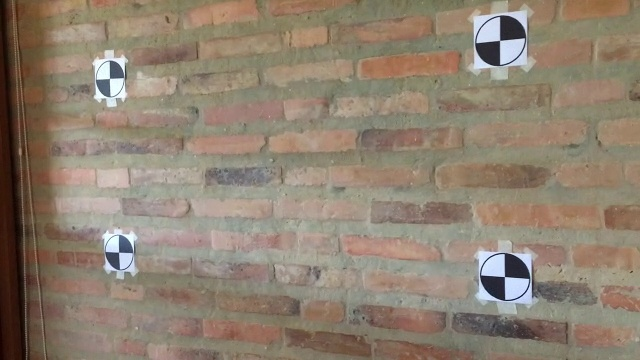
#> input picture Augmented_reality/ps03/test.jpg, 640 x 360 px, given in place of img-3-a-1.png, which was not available
$ python experiment.py   (older library calls are emulated)
#> lines starting #> are read from the running program, lines starting #| are printed output that depends on the picture; after the words box and inside, x2 and y2 are one past the last pixel; in counts of white or black regions, pixels touching at a corner belong together; pictures that were not available may be replaced by others from this repository, and a replacement may not be noted
### Augmented_reality/ps03/ps3.py
"""
CS6476 Problem Set 3 imports. Only Numpy and cv2 are allowed.
"""
import cv2
import cv2 as cv
import numpy as np
import math
from scipy import ndimage


def distance(a, b):
    return math.sqrt((a[0] - b[0]) ** 2 + (a[1] - b[1]) ** 2)


def cluster(points, thr):
    dict = {}
    index = 0
    for i in range(len(points[0])):
        flat_list = [item for sublist in dict.values() for item in sublist]
        if i in flat_list:
            continue
        index = index + 1
        dict[index] = [i]
        a = (points[0][i], points[1][i])
        for j in range(i + 1, len(points[0])):
            b = (points[0][j], points[1][j])
            if distance(a, b) < thr:
                flat_list = [item for sublist in dict.values() for item in sublist]
                if j not in flat_list:
                    list = dict[index]
                    list.append(j)
                    dict[index] = list
    return dict


def getCenters(dict, point):
    centers = []
    for key in dict.keys():
        list = dict[key]
        x = 0
        y = 0
        for i in list:
            x = x + point[0][i]
            y = y + point[1][i]
        x = int(x / len(list))
        y = int(y / len(list))
        centers.append((x, y))
    return centers


def denoise(img_in):
    dst = cv.fastNlMeansDenoisingColored(img_in, None, h=10, hColor=10, templateWindowSize=7, searchWindowSize=21)
    # temp = cv.medianBlur(dst, 3)
    return dst


# [12 lines left out: function euclidean_distance, not called in this run]


def get_corners_list(image):
    """Returns a ist of image corner coordinates used in warping.

    These coordinates represent four corner points that will be projected to
    a target image.

    Args:
        image (numpy.array): image array of float64.

    Returns:
        list: List of four (x, y) tuples
            in the order [top-left, bottom-left, top-right, bottom-right].
    """
    return [(0, 0), (0, image.shape[0] - 1), (image.shape[1] - 1, 0), (image.shape[1] - 1, image.shape[0] - 1)]


# [48 lines left out: function find_markers, not called in this run]


def convert(tup):
    di = {}
    for a, b in tup:
        di[a] = b
    return di


# [9 lines left out: function rotated_templates, not called in this run]


def finer_rotated_templates():
    temp_img = cv2.imread("input_images/template_proc.jpg")
    rotated_img = []
    gray_template = cv.cvtColor(temp_img, cv.COLOR_BGR2GRAY)
    _, gray_template = cv.threshold(gray_template, 200, 255, cv.THRESH_BINARY_INV)
    for angle in range(0, 180, 15):
        # print("Angle - {}".format(angle))
        rotated_img.append(ndimage.rotate(gray_template, angle, reshape=False))
    return rotated_img


# [71 lines left out: functions finer_rotated_templates_half, find_markers1, not called in this run]

def find_markers_half(temp, rotated_templates):
    temp_img = cv2.imread("input_images/template_proc.jpg")

    temp = denoise(temp)
    gray = cv.cvtColor(temp, cv.COLOR_BGR2GRAY)
    _, gray = cv.threshold(gray, 75, 255, cv.THRESH_BINARY_INV)
    # cv.imshow("win",gray)
    # cv.waitKey(0)
    x = gray.shape[1]
    y = gray.shape[0]
    halfs = [(gray[0:int(y), 0: int(x / 2)], 0, 0),
                (gray[0:int(y), int(x / 2):x], int(x / 2), 0)]
    save_image("half.jpg", halfs[1][0])
    markers = []
    for half, x, y in halfs:
        results = process_perhalf(half, rotated_templates)
        for x_cord,y_cord in results:
            markers.append((x_cord + x, y_cord + y))
    return markers


# [49 lines left out: functions find_markers_quarters, process_perquarter, not called in this run]


def process_perhalf(quarter, rotated_images):
    results = {}
    for rotated_image in rotated_images:

        res = cv2.matchTemplate(quarter, rotated_image, cv2.TM_CCOEFF_NORMED)
        res_flatten = res.flatten()
        size = 50  # int(len(res_flatten)/32)
        loc = (np.vstack(np.unravel_index(np.argpartition(res_flatten, -size)[-size:], res.shape))[0],
               np.vstack(np.unravel_index(np.argpartition(res_flatten, -size)[-size:], res.shape))[1])
        max_tenth = np.sort(res.flatten())[::-size][0]

        if loc is not None and len(loc[::-1][0]) > 2:
            # print(len(loc[::-1][0]))
            x = []
            y = []
            for pt in zip(*loc[::-1]):
                # print("{} - {}".format(pt[0], pt[1]))
                x.append(int(pt[0] + int(rotated_image.shape[1] / 2)))
                y.append(int(pt[1] + int(rotated_image.shape[0] / 2)))

            pts = [x, y]
            dict = cluster(pts, 10)
            dict = sorted(dict.items(), key=lambda x: len(x[1]), reverse=True)
            dict = convert(dict[:2])
            markers = getCenters(dict, pts)
            if len(markers) == 2:
                results[max_tenth] = markers
    key = sorted(results, reverse=True)[0]
    return results[key]


def sort_by_leftright(marker):
    sortby_x = sorted(marker, key=lambda point: point[0])

    first_half = sortby_x[:2]
    second_half = sortby_x[2:4]

    first_half_sort_by_y = sorted(first_half, key=lambda point:point[1])
    second_half_sort_by_y = sorted(second_half, key=lambda point:point[1])

    return [first_half_sort_by_y[0], first_half_sort_by_y[1], second_half_sort_by_y[0], second_half_sort_by_y[1]]


# [87 lines left out: functions draw_box, project_imageA_onto_imageB, project_imageA_onto_imageB_beyond_5, not called in this run]


def get_grid(x, y, homogenous=False):
    coords = np.indices((x, y)).reshape(2, -1)
    return np.vstack((coords, np.ones(coords.shape[1]))).astype(np.int) if homogenous else coords


# [31 lines left out: function project_imageA_onto_imageB_beyond_inverse_warping, not called in this run]


def save_image(filename, image):
    """Convenient wrapper for writing images to the output directory."""
    cv2.imwrite(cv2.os.path.join('./', filename), image)


def find_four_point_transform(src_points, dst_points):
    """Solves for and returns a perspective transform.

    Each source and corresponding destination point must be at the
    same index in the lists.

    Do not use the following functions (you will implement this yourself):
        cv2.findHomography
        cv2.getPerspectiveTransform

    Hint: You will probably need to use least squares to solve this.

    Args:
        src_points (list): List of four (x,y) source points.
        dst_points (list): List of four (x,y) destination points.

    Returns:
        numpy.array: 3 by 3 homography matrix of floating point values.
    """

    A = np.array([[src_points[0][0], src_points[0][1], 1, 0, 0, 0, -1 * src_points[0][0] * dst_points[0][0],
                   -1 * src_points[0][1] * dst_points[0][0]],
                  [0, 0, 0, src_points[0][0], src_points[0][1], 1, -1 * src_points[0][0] * dst_points[0][1],
                   -1 * src_points[0][1] * dst_points[0][1]],
                  [src_points[1][0], src_points[1][1], 1, 0, 0, 0, -1 * src_points[1][0] * dst_points[1][0],
                   -1 * src_points[1][1] * dst_points[1][0]],
                  [0, 0, 0, src_points[1][0], src_points[1][1], 1, -1 * src_points[1][0] * dst_points[1][1],
                   -1 * src_points[1][1] * dst_points[1][1]],
                  [src_points[2][0], src_points[2][1], 1, 0, 0, 0, -1 * src_points[2][0] * dst_points[2][0],
                   -1 * src_points[2][1] * dst_points[2][0]],
                  [0, 0, 0, src_points[2][0], src_points[2][1], 1, -1 * src_points[2][0] * dst_points[2][1],
                   -1 * src_points[2][1] * dst_points[2][1]],
                  [src_points[3][0], src_points[3][1], 1, 0, 0, 0, -1 * src_points[3][0] * dst_points[3][0],
                   -1 * src_points[3][1] * dst_points[3][0]],
                  [0, 0, 0, src_points[3][0], src_points[3][1], 1, -1 * src_points[3][0] * dst_points[3][1],
                   -1 * src_points[3][1] * dst_points[3][1]]
                  ])

    b = np.array([[dst_points[0][0]],
                  [dst_points[0][1]],
                  [dst_points[1][0]],
                  [dst_points[1][1]],
                  [dst_points[2][0]],
                  [dst_points[2][1]],
                  [dst_points[3][0]],
                  [dst_points[3][1]]
                  ])

    tmp = np.dot(np.linalg.inv(A), b)
    H = np.array([[tmp[0][0], tmp[1][0], tmp[2][0]],
                  [tmp[3][0], tmp[4][0], tmp[5][0]],
                  [tmp[6][0], tmp[7][0], 1]
                  ])

    return H

    raise NotImplementedError


# [125 lines left out: functions find_four_point_transform_1, video_frame_generator, find_aruco_markers, find_aruco_center, not called in this run]

### Augmented_reality/ps03/experiment.py
"""
CS6476: Problem Set 3 Experiment file
This script consists in a series of function calls that run the ps3
implementation and output images so you can verify your results.
"""

import os
import cv2
import numpy as np

import ps3

IMG_DIR = "input_images"
VID_DIR = "input_videos"
OUT_DIR = "./"
if not os.path.isdir(OUT_DIR):
    os.makedirs(OUT_DIR)


# [156 lines left out: functions helper_for_part_4_and_5, helper_for_part_7, mp4_video_writer, not called in this run]


def save_image(filename, image):
    """Convenient wrapper for writing images to the output directory."""
    cv2.imwrite(os.path.join(OUT_DIR, filename), image)


# [80 lines left out: functions mark_location, part_1, part_2, part_2_test, not called in this run]


def part_3():
    print("\nPart 3:")

    input_images = ['ps3-3-a_base.jpg', 'ps3-3-b_base.jpg', 'ps3-3-c_base.jpg']
    output_images = ['ps3-3-a-1.png', 'ps3-3-a-2.png', 'ps3-3-a-3.png']

    # Advertisement image
    advert = cv2.imread(os.path.join(IMG_DIR, "img-3-a-1.png"))
#> advert is the input picture: shape (360, 640, 3); mean B, G, R 112.7, 129, 143.2
    src_points = ps3.get_corners_list(advert)
#> src_points = [(0, 0), (0, 359), (639, 0), (639, 359)]

    # Optional template image
    template = cv2.imread(os.path.join(IMG_DIR, "template_proc.jpg"))
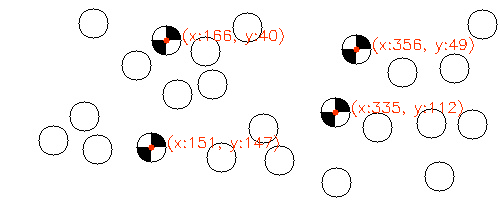
#> input picture Augmented_reality/ps03/ps3-1-a-2.png, 500 x 200 px, given in place of template_proc.jpg, which was not available
#> template is the input picture: shape (200, 500, 3); mean B, G, R 244.2, 244.7, 246.7

    for img_in, img_out in zip(input_images, output_images):
        print("Input image: {}".format(img_in))

        # Open image and identify the four marker positions
        scene = cv2.imread(os.path.join(IMG_DIR, img_in))
        rotated_templates = ps3.finer_rotated_templates()
#> in finer_rotated_templates, `_, gray_template = cv.threshold(gray_template, 200, 255, cv.THRESH_BIN..`:
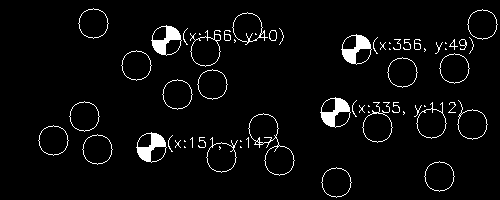
#> gray_template: shape (200, 500); 4.2% white; 63 white regions (24 under 20 px), largest, box (x1, y1, x2, y2) and area: (151, 25, 182, 56) 411, (341, 34, 372, 65) 411, (320, 97, 351, 128) 411
#> after the loop in finer_rotated_templates, `for angle in range(0, 180, 15):`: rotated_img = 12 items
#> rotated_templates = 12 items
        markers = ps3.find_markers_half(scene, rotated_templates)
#> in find_markers_half, `_, gray = cv.threshold(gray, 75, 255, cv.THRESH_BINARY_INV)`:
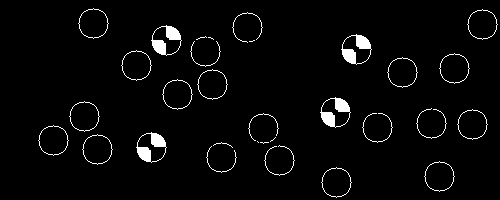
#> gray: shape (200, 500); 3.2% white; 31 white regions (6 under 20 px), largest, box (x1, y1, x2, y2) and area: (151, 25, 182, 56) 382, (341, 34, 372, 65) 382, (320, 97, 351, 128) 382
#> in save_image, `cv2.imwrite(cv2.os.path.join('./', filename), image)`:
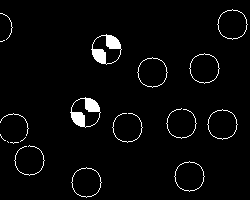
#> saved as half.jpg: shape (200, 250); 3.2% white; 18 white regions (5 under 20 px), largest, box (x1, y1, x2, y2) and area: (91, 34, 122, 65) 382, (70, 97, 101, 128) 382, (217, 9, 248, 40) 84
#> the loop in find_markers_half, `for half, x, y in halfs:` made 2 passes
#> (x, y, key in process_perhalf, results) on passes 1 to 2: (0, 0, 0.903, [(340, 100), (255, 100)]), (250, 0, 0.837, [(305, 100), (317, 100)])
#> after the loop in find_markers_half, `for half, x, y in halfs:`: markers = [(340, 100), (255, 100), (555, 100), (567, 100)]
#> markers = [(340, 100), (255, 100), (555, 100), (567, 100)]
        markers = ps3.sort_by_leftright(markers)
#> in sort_by_leftright, `sortby_x = sorted(marker, key=lambda point: point[0])`: sortby_x = [(255, 100), (340, 100), (555, 100), (567, 100)]
#> in sort_by_leftright, `first_half = sortby_x[:2]`: first_half = [(255, 100), (340, 100)]
#> in sort_by_leftright, `second_half = sortby_x[2:4]`: second_half = [(555, 100), (567, 100)]
#> in sort_by_leftright, `first_half_sort_by_y = sorted(first_half, key=lambda point:point[1])`: first_half_sort_by_y = [(255, 100), (340, 100)]
#> in sort_by_leftright, `second_half_sort_by_y = sorted(second_half, key=lambda point:point[1])`: second_half_sort_by_y = [(555, 100), (567, 100)]
#> markers = [(255, 100), (340, 100), (555, 100), (567, 100)]

        homography = ps3.find_four_point_transform(src_points, markers)
#> in find_four_point_transform, `b = np.array([[dst_points[0][0]], [dst_points[0][1]], [dst_points[1][0..`: b = [255, 100, 340, 100, 555, 100, 567, 100]

        projected_img = ps3.project_imageA_onto_imageB_beyond_inverse_warping(advert, scene,
                                                                              homography)
        # for marker in markers:
        #     mark_location(scene,marker)

        save_image(img_out, projected_img)


# [147 lines left out: functions part_4_a, part_4_b, part_5_a, part_5_b, helper_for_part_6, part_6 and 1 more, not called in this run]


if __name__ == '__main__':
    print("--- Problem Set 3 ---")
    # Comment out the sections you want to skip
    #
    # part_1()
    # part_2()
    # part_2_test()
#> (the run stopped early here; a loop or call above may not have finished)
